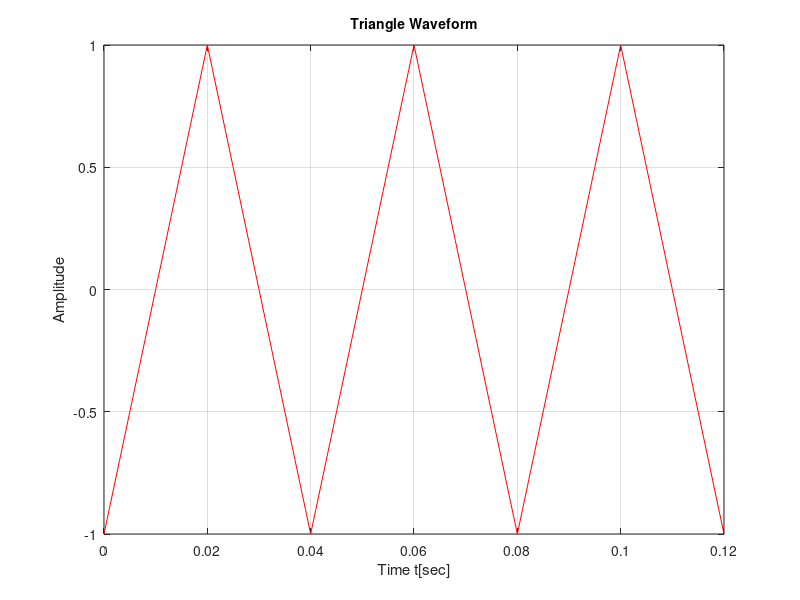
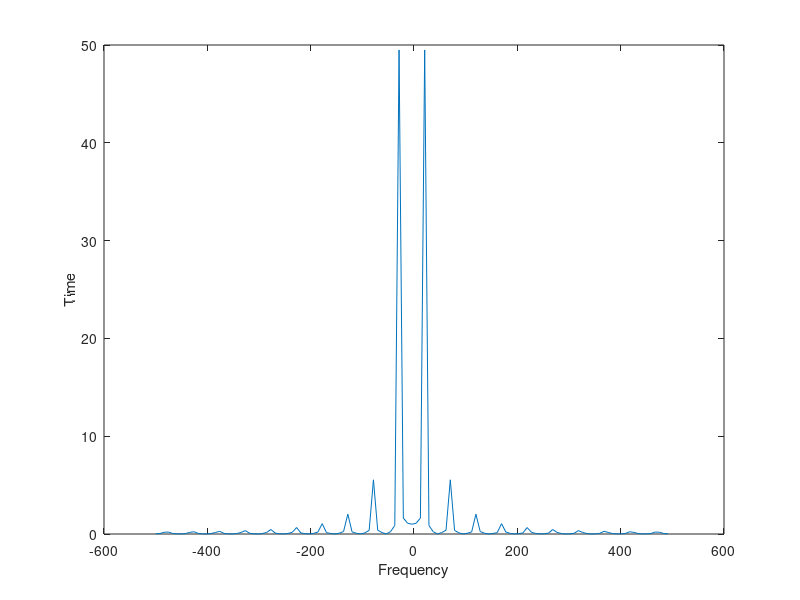

These charts were generated, in order, by the following MATLAB code:

%Construct triangular wave with sawtooth function
fs = 1000;  % sampling frequency
t = 0:1/fs:0.12;
x = sawtooth(2*pi*25*t,1/2);
plot(t,x,'r')
xlabel('Time t[sec]')
ylabel('Amplitude')
title('Triangle Waveform', 'FontSize', 10);
grid on

%Take fourier transform
fftSignal = fft(x);
l=length(fftSignal);
t=linspace(0,l/fs,l);
%apply fftshift 
fftSignal = fftshift(fftSignal);

%calculate the frequency axis
f0 = (-l/2:l/2-1)*(fs/l); % 0-centered frequency range
figure();
plot(f0,abs(fftSignal))
ylabel('Time')
xlabel('Frequency')
